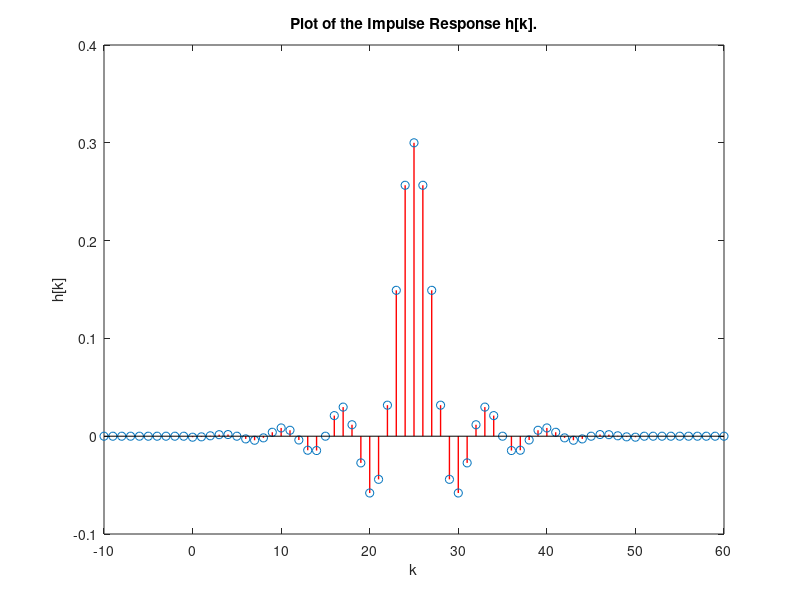

MATLAB code for this plot: (Note: this script raises an error after producing the figure.)
figure(1);

% plot the impulse response h[k]
k = -10:60;
h = zeros(size(k));
for i = 1:length(k)
  if 0 <= k(i) && k(i) <= 50
    h(i) = 0.3 * sinc(0.3 * (k(i) - 25)) * (0.54 - 0.46 * cos((2 * pi * k(i))/50));
  end
end
stem(k, h, 'LineWidth', 1, 'Color', 'r');
title('Plot of the Impulse Response h[k].');
xlabel('k');
ylabel('h[k]');

% read baila.wav audio file
[x3, Fs] = audioread('baila.wav');
t = (0:length(x3) - 1) / Fs;
x3f = conv(x3, h, 'same');
audiowrite('baila_filtered.wav', x3f, Fs);